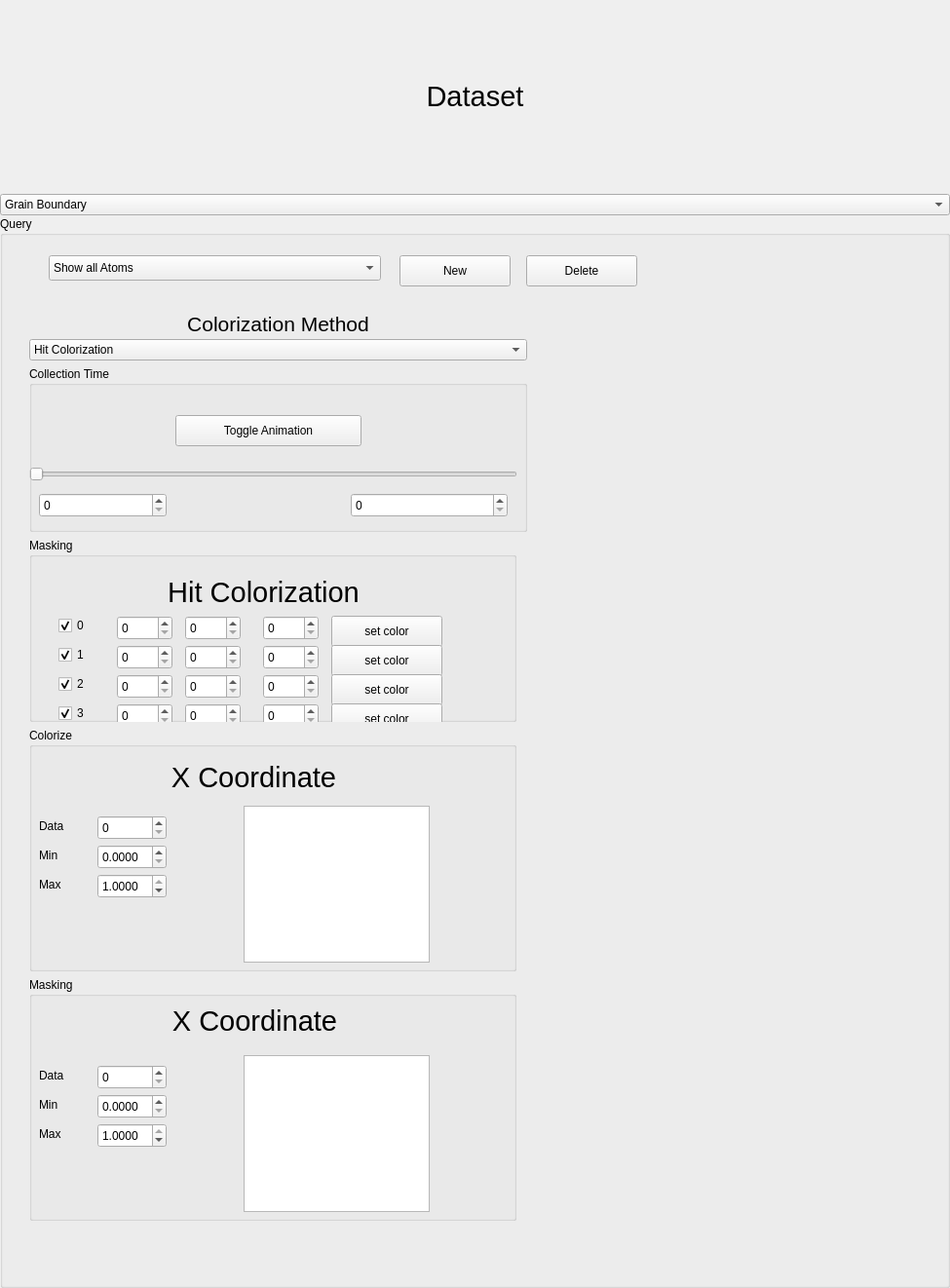
<?xml version="1.0" encoding="UTF-8"?>
<ui version="4.0">
 <class>AtomProbe_UIDialog</class>
 <widget class="QWidget" name="AtomProbe_UIDialog">
  <property name="geometry">
   <rect>
    <x>0</x>
    <y>0</y>
    <width>975</width>
    <height>1322</height>
   </rect>
  </property>
  <property name="windowTitle">
   <string>Form</string>
  </property>
  <layout class="QVBoxLayout" name="verticalLayout_2">
   <property name="spacing">
    <number>1</number>
   </property>
   <property name="margin">
    <number>0</number>
   </property>
   <item>
    <layout class="QHBoxLayout" name="horizontalLayout_2">
     <item>
      <layout class="QVBoxLayout" name="verticalLayout">
       <item>
        <widget class="QLabel" name="label">
         <property name="font">
          <font>
           <pointsize>22</pointsize>
          </font>
         </property>
         <property name="text">
          <string>Dataset</string>
         </property>
         <property name="alignment">
          <set>Qt::AlignCenter</set>
         </property>
        </widget>
       </item>
       <item>
        <widget class="QComboBox" name="comboBox_2">
         <item>
          <property name="text">
           <string>Grain Boundary</string>
          </property>
         </item>
         <item>
          <property name="text">
           <string>Cu-Si Annealing</string>
          </property>
         </item>
         <item>
          <property name="text">
           <string>Mg Sc</string>
          </property>
         </item>
        </widget>
       </item>
       <item>
        <widget class="QGroupBox" name="groupBox_2">
         <property name="minimumSize">
          <size>
           <width>0</width>
           <height>1100</height>
          </size>
         </property>
         <property name="title">
          <string>Query</string>
         </property>
         <widget class="QWidget" name="verticalLayoutWidget">
          <property name="geometry">
           <rect>
            <x>30</x>
            <y>100</y>
            <width>511</width>
            <height>931</height>
           </rect>
          </property>
          <layout class="QVBoxLayout" name="verticalLayout_3">
           <item>
            <widget class="QLabel" name="label_3">
             <property name="maximumSize">
              <size>
               <width>16777215</width>
               <height>20</height>
              </size>
             </property>
             <property name="font">
              <font>
               <pointsize>16</pointsize>
              </font>
             </property>
             <property name="text">
              <string>Colorization Method</string>
             </property>
             <property name="alignment">
              <set>Qt::AlignCenter</set>
             </property>
            </widget>
           </item>
           <item>
            <widget class="QComboBox" name="comboBox_3">
             <item>
              <property name="text">
               <string>Hit Colorization</string>
              </property>
             </item>
             <item>
              <property name="text">
               <string>Histogram Colorization</string>
              </property>
             </item>
            </widget>
           </item>
           <item>
            <widget class="QGroupBox" name="groupBox_3">
             <property name="maximumSize">
              <size>
               <width>16777215</width>
               <height>170</height>
              </size>
             </property>
             <property name="title">
              <string>Collection Time</string>
             </property>
             <widget class="QSpinBox" name="CollectionStartTime">
              <property name="geometry">
               <rect>
                <x>10</x>
                <y>130</y>
                <width>131</width>
                <height>25</height>
               </rect>
              </property>
              <property name="maximum">
               <number>1000000</number>
              </property>
             </widget>
             <widget class="QSpinBox" name="CollectionEndTime">
              <property name="geometry">
               <rect>
                <x>330</x>
                <y>130</y>
                <width>161</width>
                <height>25</height>
               </rect>
              </property>
              <property name="maximumSize">
               <size>
                <width>16777215</width>
                <height>150</height>
               </size>
              </property>
              <property name="maximum">
               <number>10000000</number>
              </property>
             </widget>
             <widget class="QSlider" name="pulseSlider">
              <property name="geometry">
               <rect>
                <x>0</x>
                <y>100</y>
                <width>501</width>
                <height>22</height>
               </rect>
              </property>
              <property name="maximum">
               <number>10000000</number>
              </property>
              <property name="orientation">
               <enum>Qt::Horizontal</enum>
              </property>
             </widget>
             <widget class="QPushButton" name="pushButton_3">
              <property name="geometry">
               <rect>
                <x>150</x>
                <y>50</y>
                <width>191</width>
                <height>32</height>
               </rect>
              </property>
              <property name="text">
               <string>Toggle Animation</string>
              </property>
             </widget>
            </widget>
           </item>
           <item>
            <widget class="QGroupBox" name="groupBox_5">
             <property name="minimumSize">
              <size>
               <width>0</width>
               <height>100</height>
              </size>
             </property>
             <property name="maximumSize">
              <size>
               <width>500</width>
               <height>16777215</height>
              </size>
             </property>
             <property name="title">
              <string>Masking</string>
             </property>
             <widget class="QLabel" name="maskLabel_2">
              <property name="geometry">
               <rect>
                <x>10</x>
                <y>30</y>
                <width>461</width>
                <height>51</height>
               </rect>
              </property>
              <property name="font">
               <font>
                <pointsize>22</pointsize>
               </font>
              </property>
              <property name="text">
               <string>Hit Colorization</string>
              </property>
              <property name="alignment">
               <set>Qt::AlignCenter</set>
              </property>
             </widget>
             <widget class="QCheckBox" name="hit0">
              <property name="geometry">
               <rect>
                <x>30</x>
                <y>80</y>
                <width>87</width>
                <height>20</height>
               </rect>
              </property>
              <property name="text">
               <string>0</string>
              </property>
              <property name="checked">
               <bool>true</bool>
              </property>
             </widget>
             <widget class="QCheckBox" name="hit1">
              <property name="geometry">
               <rect>
                <x>30</x>
                <y>110</y>
                <width>87</width>
                <height>20</height>
               </rect>
              </property>
              <property name="text">
               <string>1</string>
              </property>
              <property name="checked">
               <bool>true</bool>
              </property>
             </widget>
             <widget class="QCheckBox" name="hit2">
              <property name="geometry">
               <rect>
                <x>30</x>
                <y>140</y>
                <width>87</width>
                <height>20</height>
               </rect>
              </property>
              <property name="text">
               <string>2</string>
              </property>
              <property name="checked">
               <bool>true</bool>
              </property>
             </widget>
             <widget class="QCheckBox" name="hit3">
              <property name="geometry">
               <rect>
                <x>30</x>
                <y>170</y>
                <width>87</width>
                <height>20</height>
               </rect>
              </property>
              <property name="text">
               <string>3</string>
              </property>
              <property name="checked">
               <bool>true</bool>
              </property>
             </widget>
             <widget class="QSpinBox" name="hit1r">
              <property name="geometry">
               <rect>
                <x>90</x>
                <y>110</y>
                <width>57</width>
                <height>25</height>
               </rect>
              </property>
              <property name="maximum">
               <number>255</number>
              </property>
             </widget>
             <widget class="QSpinBox" name="hit1g">
              <property name="geometry">
               <rect>
                <x>160</x>
                <y>110</y>
                <width>57</width>
                <height>25</height>
               </rect>
              </property>
              <property name="maximum">
               <number>255</number>
              </property>
             </widget>
             <widget class="QSpinBox" name="hit1b">
              <property name="geometry">
               <rect>
                <x>240</x>
                <y>110</y>
                <width>57</width>
                <height>25</height>
               </rect>
              </property>
              <property name="maximum">
               <number>255</number>
              </property>
             </widget>
             <widget class="QSpinBox" name="hit2g">
              <property name="geometry">
               <rect>
                <x>160</x>
                <y>140</y>
                <width>57</width>
                <height>25</height>
               </rect>
              </property>
              <property name="maximum">
               <number>255</number>
              </property>
             </widget>
             <widget class="QSpinBox" name="hit2b">
              <property name="geometry">
               <rect>
                <x>240</x>
                <y>140</y>
                <width>57</width>
                <height>25</height>
               </rect>
              </property>
              <property name="maximum">
               <number>255</number>
              </property>
             </widget>
             <widget class="QSpinBox" name="hit2r">
              <property name="geometry">
               <rect>
                <x>90</x>
                <y>140</y>
                <width>57</width>
                <height>25</height>
               </rect>
              </property>
              <property name="maximum">
               <number>255</number>
              </property>
             </widget>
             <widget class="QSpinBox" name="hit3g">
              <property name="geometry">
               <rect>
                <x>160</x>
                <y>170</y>
                <width>57</width>
                <height>25</height>
               </rect>
              </property>
              <property name="maximum">
               <number>255</number>
              </property>
             </widget>
             <widget class="QSpinBox" name="hit3b">
              <property name="geometry">
               <rect>
                <x>240</x>
                <y>170</y>
                <width>57</width>
                <height>25</height>
               </rect>
              </property>
              <property name="maximum">
               <number>255</number>
              </property>
             </widget>
             <widget class="QSpinBox" name="hit3r">
              <property name="geometry">
               <rect>
                <x>90</x>
                <y>170</y>
                <width>57</width>
                <height>25</height>
               </rect>
              </property>
              <property name="maximum">
               <number>255</number>
              </property>
             </widget>
             <widget class="QSpinBox" name="hit0g">
              <property name="geometry">
               <rect>
                <x>160</x>
                <y>80</y>
                <width>57</width>
                <height>25</height>
               </rect>
              </property>
              <property name="maximum">
               <number>255</number>
              </property>
             </widget>
             <widget class="QSpinBox" name="hit0b">
              <property name="geometry">
               <rect>
                <x>240</x>
                <y>80</y>
                <width>57</width>
                <height>25</height>
               </rect>
              </property>
              <property name="maximum">
               <number>255</number>
              </property>
             </widget>
             <widget class="QSpinBox" name="hit0r">
              <property name="geometry">
               <rect>
                <x>90</x>
                <y>80</y>
                <width>57</width>
                <height>25</height>
               </rect>
              </property>
              <property name="maximum">
               <number>255</number>
              </property>
             </widget>
             <widget class="QPushButton" name="hit0Color">
              <property name="geometry">
               <rect>
                <x>310</x>
                <y>80</y>
                <width>114</width>
                <height>32</height>
               </rect>
              </property>
              <property name="contextMenuPolicy">
               <enum>Qt::ActionsContextMenu</enum>
              </property>
              <property name="text">
               <string>set color</string>
              </property>
             </widget>
             <widget class="QPushButton" name="hit1Color">
              <property name="geometry">
               <rect>
                <x>310</x>
                <y>110</y>
                <width>114</width>
                <height>32</height>
               </rect>
              </property>
              <property name="text">
               <string>set color</string>
              </property>
             </widget>
             <widget class="QPushButton" name="hit2Color">
              <property name="geometry">
               <rect>
                <x>310</x>
                <y>140</y>
                <width>114</width>
                <height>32</height>
               </rect>
              </property>
              <property name="text">
               <string>set color</string>
              </property>
             </widget>
             <widget class="QPushButton" name="hit3Color">
              <property name="geometry">
               <rect>
                <x>310</x>
                <y>170</y>
                <width>114</width>
                <height>32</height>
               </rect>
              </property>
              <property name="text">
               <string>set color</string>
              </property>
             </widget>
             <widget class="QLabel" name="hit0ColorLabel">
              <property name="geometry">
               <rect>
                <x>450</x>
                <y>90</y>
                <width>62</width>
                <height>16</height>
               </rect>
              </property>
              <property name="text">
               <string/>
              </property>
             </widget>
             <widget class="QLabel" name="hit1ColorLabel">
              <property name="geometry">
               <rect>
                <x>450</x>
                <y>120</y>
                <width>62</width>
                <height>16</height>
               </rect>
              </property>
              <property name="text">
               <string/>
              </property>
             </widget>
             <widget class="QLabel" name="hit2ColorLabel">
              <property name="geometry">
               <rect>
                <x>450</x>
                <y>150</y>
                <width>62</width>
                <height>16</height>
               </rect>
              </property>
              <property name="text">
               <string/>
              </property>
             </widget>
             <widget class="QLabel" name="hit3ColorLabel">
              <property name="geometry">
               <rect>
                <x>450</x>
                <y>180</y>
                <width>62</width>
                <height>16</height>
               </rect>
              </property>
              <property name="text">
               <string/>
              </property>
             </widget>
             <zorder>maskLabel_2</zorder>
             <zorder>hit0</zorder>
             <zorder>hit1</zorder>
             <zorder>hit2</zorder>
             <zorder>hit3</zorder>
             <zorder>hit1r</zorder>
             <zorder>hit1g</zorder>
             <zorder>hit1b</zorder>
             <zorder>hit2g</zorder>
             <zorder>hit2b</zorder>
             <zorder>hit2r</zorder>
             <zorder>hit3g</zorder>
             <zorder>hit3b</zorder>
             <zorder>hit3r</zorder>
             <zorder>hit0g</zorder>
             <zorder>hit0b</zorder>
             <zorder>hit0r</zorder>
             <zorder>hit0Color</zorder>
             <zorder>hit1Color</zorder>
             <zorder>hit2Color</zorder>
             <zorder>hit3Color</zorder>
             <zorder>hit0ColorLabel</zorder>
             <zorder>hit1ColorLabel</zorder>
             <zorder>hit2ColorLabel</zorder>
             <zorder>hit3ColorLabel</zorder>
             <zorder>groupBox_3</zorder>
            </widget>
           </item>
           <item>
            <widget class="QGroupBox" name="groupBox">
             <property name="minimumSize">
              <size>
               <width>0</width>
               <height>250</height>
              </size>
             </property>
             <property name="maximumSize">
              <size>
               <width>500</width>
               <height>500</height>
              </size>
             </property>
             <property name="title">
              <string>Colorize</string>
             </property>
             <widget class="QSpinBox" name="colorizeSpinbox">
              <property name="geometry">
               <rect>
                <x>70</x>
                <y>90</y>
                <width>71</width>
                <height>25</height>
               </rect>
              </property>
              <property name="maximumSize">
               <size>
                <width>100</width>
                <height>16777215</height>
               </size>
              </property>
              <property name="maximum">
               <number>10</number>
              </property>
             </widget>
             <widget class="QLabel" name="label_2">
              <property name="geometry">
               <rect>
                <x>10</x>
                <y>90</y>
                <width>41</width>
                <height>21</height>
               </rect>
              </property>
              <property name="text">
               <string>Data</string>
              </property>
             </widget>
             <widget class="QDoubleSpinBox" name="minSpinbox">
              <property name="geometry">
               <rect>
                <x>70</x>
                <y>120</y>
                <width>71</width>
                <height>25</height>
               </rect>
              </property>
              <property name="decimals">
               <number>4</number>
              </property>
              <property name="maximum">
               <double>1.000000000000000</double>
              </property>
              <property name="singleStep">
               <double>0.050000000000000</double>
              </property>
             </widget>
             <widget class="QDoubleSpinBox" name="maxSpinbox">
              <property name="geometry">
               <rect>
                <x>70</x>
                <y>150</y>
                <width>71</width>
                <height>25</height>
               </rect>
              </property>
              <property name="decimals">
               <number>4</number>
              </property>
              <property name="maximum">
               <double>1.000000000000000</double>
              </property>
              <property name="singleStep">
               <double>0.050000000000000</double>
              </property>
              <property name="value">
               <double>1.000000000000000</double>
              </property>
             </widget>
             <widget class="QLabel" name="label_8">
              <property name="geometry">
               <rect>
                <x>10</x>
                <y>120</y>
                <width>61</width>
                <height>21</height>
               </rect>
              </property>
              <property name="text">
               <string>Min</string>
              </property>
             </widget>
             <widget class="QLabel" name="label_9">
              <property name="geometry">
               <rect>
                <x>10</x>
                <y>150</y>
                <width>61</width>
                <height>21</height>
               </rect>
              </property>
              <property name="text">
               <string>Max</string>
              </property>
             </widget>
             <widget class="QGraphicsView" name="HistogramColorize">
              <property name="geometry">
               <rect>
                <x>220</x>
                <y>80</y>
                <width>191</width>
                <height>161</height>
               </rect>
              </property>
             </widget>
             <widget class="QLabel" name="colorizeLabel">
              <property name="geometry">
               <rect>
                <x>0</x>
                <y>30</y>
                <width>461</width>
                <height>41</height>
               </rect>
              </property>
              <property name="font">
               <font>
                <pointsize>22</pointsize>
               </font>
              </property>
              <property name="contextMenuPolicy">
               <enum>Qt::PreventContextMenu</enum>
              </property>
              <property name="text">
               <string>X Coordinate</string>
              </property>
              <property name="alignment">
               <set>Qt::AlignCenter</set>
              </property>
             </widget>
            </widget>
           </item>
           <item>
            <widget class="QGroupBox" name="groupBox_4">
             <property name="minimumSize">
              <size>
               <width>0</width>
               <height>250</height>
              </size>
             </property>
             <property name="maximumSize">
              <size>
               <width>500</width>
               <height>16777215</height>
              </size>
             </property>
             <property name="title">
              <string>Masking</string>
             </property>
             <widget class="QSpinBox" name="maskSpinbox">
              <property name="geometry">
               <rect>
                <x>70</x>
                <y>90</y>
                <width>71</width>
                <height>25</height>
               </rect>
              </property>
              <property name="maximumSize">
               <size>
                <width>100</width>
                <height>16777215</height>
               </size>
              </property>
              <property name="maximum">
               <number>10</number>
              </property>
             </widget>
             <widget class="QDoubleSpinBox" name="maskMinSpinbox">
              <property name="geometry">
               <rect>
                <x>70</x>
                <y>120</y>
                <width>71</width>
                <height>25</height>
               </rect>
              </property>
              <property name="decimals">
               <number>4</number>
              </property>
              <property name="maximum">
               <double>1.000000000000000</double>
              </property>
              <property name="singleStep">
               <double>0.050000000000000</double>
              </property>
             </widget>
             <widget class="QDoubleSpinBox" name="maskMaxSpinbox">
              <property name="geometry">
               <rect>
                <x>70</x>
                <y>150</y>
                <width>71</width>
                <height>25</height>
               </rect>
              </property>
              <property name="decimals">
               <number>4</number>
              </property>
              <property name="maximum">
               <double>1.000000000000000</double>
              </property>
              <property name="singleStep">
               <double>0.050000000000000</double>
              </property>
              <property name="value">
               <double>1.000000000000000</double>
              </property>
             </widget>
             <widget class="QLabel" name="label_5">
              <property name="geometry">
               <rect>
                <x>10</x>
                <y>90</y>
                <width>61</width>
                <height>21</height>
               </rect>
              </property>
              <property name="text">
               <string>Data</string>
              </property>
             </widget>
             <widget class="QLabel" name="label_6">
              <property name="geometry">
               <rect>
                <x>10</x>
                <y>120</y>
                <width>61</width>
                <height>21</height>
               </rect>
              </property>
              <property name="text">
               <string>Min</string>
              </property>
             </widget>
             <widget class="QLabel" name="label_7">
              <property name="geometry">
               <rect>
                <x>10</x>
                <y>150</y>
                <width>61</width>
                <height>21</height>
               </rect>
              </property>
              <property name="text">
               <string>Max</string>
              </property>
             </widget>
             <widget class="QGraphicsView" name="HistogramMask">
              <property name="geometry">
               <rect>
                <x>220</x>
                <y>80</y>
                <width>191</width>
                <height>161</height>
               </rect>
              </property>
             </widget>
             <widget class="QLabel" name="maskLabel">
              <property name="geometry">
               <rect>
                <x>1</x>
                <y>19</y>
                <width>461</width>
                <height>51</height>
               </rect>
              </property>
              <property name="font">
               <font>
                <pointsize>22</pointsize>
               </font>
              </property>
              <property name="text">
               <string>X Coordinate</string>
              </property>
              <property name="alignment">
               <set>Qt::AlignCenter</set>
              </property>
             </widget>
             <zorder>maskMaxSpinbox</zorder>
             <zorder>label_5</zorder>
             <zorder>label_6</zorder>
             <zorder>label_7</zorder>
             <zorder>HistogramMask</zorder>
             <zorder>maskLabel</zorder>
             <zorder>maskSpinbox</zorder>
             <zorder>maskMinSpinbox</zorder>
             <zorder>groupBox_3</zorder>
            </widget>
           </item>
          </layout>
         </widget>
         <widget class="QComboBox" name="comboBox">
          <property name="geometry">
           <rect>
            <x>50</x>
            <y>40</y>
            <width>341</width>
            <height>26</height>
           </rect>
          </property>
          <item>
           <property name="text">
            <string>Show all Atoms</string>
           </property>
          </item>
          <item>
           <property name="text">
            <string>Colorize by Hit Multiplicity Cu Only</string>
           </property>
          </item>
         </widget>
         <widget class="QPushButton" name="pushButton">
          <property name="geometry">
           <rect>
            <x>410</x>
            <y>40</y>
            <width>114</width>
            <height>32</height>
           </rect>
          </property>
          <property name="text">
           <string>New</string>
          </property>
         </widget>
         <widget class="QPushButton" name="pushButton_2">
          <property name="geometry">
           <rect>
            <x>540</x>
            <y>40</y>
            <width>114</width>
            <height>32</height>
           </rect>
          </property>
          <property name="text">
           <string>Delete</string>
          </property>
         </widget>
         <zorder>groupBox_4</zorder>
         <zorder>groupBox</zorder>
         <zorder>groupBox_5</zorder>
         <zorder>verticalLayoutWidget</zorder>
         <zorder>groupBox_4</zorder>
         <zorder>groupBox</zorder>
         <zorder>groupBox_5</zorder>
         <zorder>comboBox</zorder>
         <zorder>pushButton</zorder>
         <zorder>pushButton_2</zorder>
         <zorder>groupBox_3</zorder>
        </widget>
       </item>
      </layout>
     </item>
    </layout>
   </item>
   <item>
    <layout class="QHBoxLayout" name="horizontalLayout"/>
   </item>
  </layout>
 </widget>
 <resources/>
 <connections/>
</ui>
